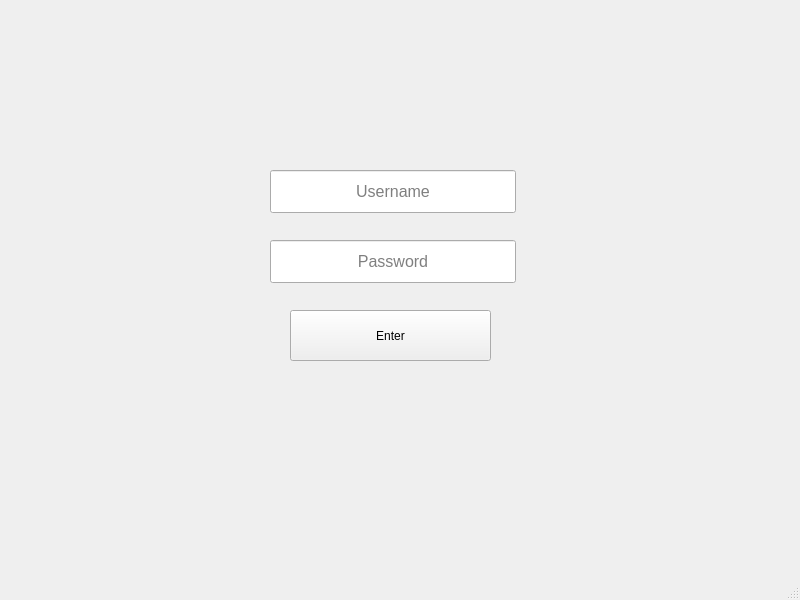
<?xml version="1.0" encoding="UTF-8"?>
<ui version="4.0">
 <class>MainWindow</class>
 <widget class="QMainWindow" name="MainWindow">
  <property name="geometry">
   <rect>
    <x>0</x>
    <y>0</y>
    <width>800</width>
    <height>600</height>
   </rect>
  </property>
  <property name="windowTitle">
   <string>MainWindow</string>
  </property>
  <widget class="QWidget" name="centralwidget">
   <widget class="QLineEdit" name="lineEdit">
    <property name="geometry">
     <rect>
      <x>270</x>
      <y>170</y>
      <width>246</width>
      <height>43</height>
     </rect>
    </property>
    <property name="font">
     <font>
      <pointsize>12</pointsize>
     </font>
    </property>
    <property name="alignment">
     <set>Qt::AlignCenter</set>
    </property>
    <property name="placeholderText">
     <string>Username</string>
    </property>
   </widget>
   <widget class="QPushButton" name="pushButton">
    <property name="geometry">
     <rect>
      <x>290</x>
      <y>310</y>
      <width>201</width>
      <height>51</height>
     </rect>
    </property>
    <property name="text">
     <string>Enter</string>
    </property>
   </widget>
   <widget class="QLineEdit" name="lineEdit_2">
    <property name="geometry">
     <rect>
      <x>270</x>
      <y>240</y>
      <width>246</width>
      <height>43</height>
     </rect>
    </property>
    <property name="font">
     <font>
      <pointsize>12</pointsize>
     </font>
    </property>
    <property name="alignment">
     <set>Qt::AlignCenter</set>
    </property>
    <property name="placeholderText">
     <string>Password</string>
    </property>
   </widget>
  </widget>
  <widget class="QMenuBar" name="menubar">
   <property name="geometry">
    <rect>
     <x>0</x>
     <y>0</y>
     <width>800</width>
     <height>26</height>
    </rect>
   </property>
  </widget>
  <widget class="QStatusBar" name="statusbar"/>
 </widget>
 <resources/>
 <connections/>
</ui>
